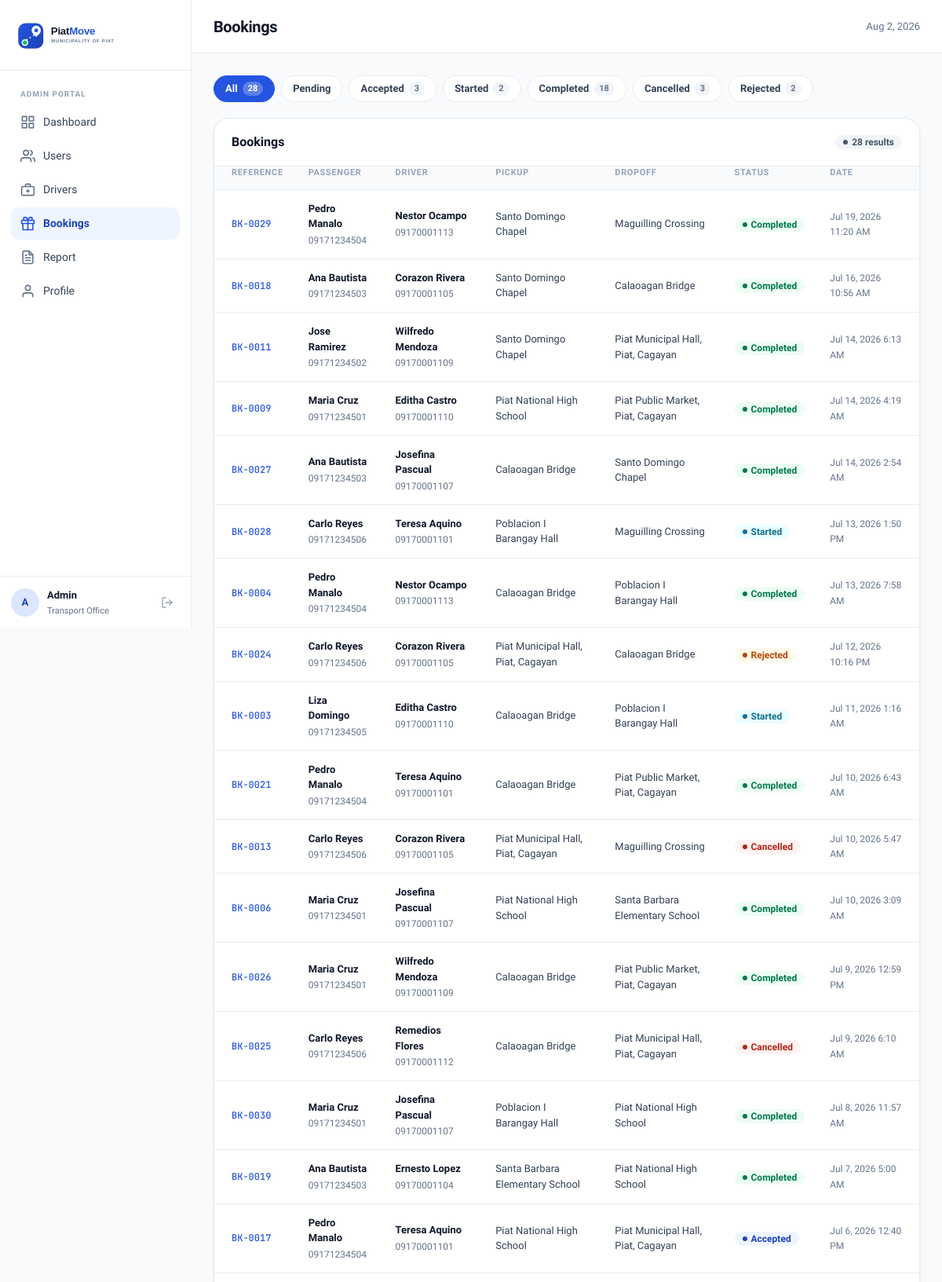
The page /bookings.php (signed in, upper part) on the database its author committed.
### tables this page shows
CREATE TABLE `bookings` (
  `id` int(10) UNSIGNED NOT NULL,
  `passenger_id` int(10) UNSIGNED NOT NULL,
  `driver_id` int(10) UNSIGNED DEFAULT NULL,
  `pickup_address` varchar(255) NOT NULL,
  `pickup_lat` decimal(10,7) NOT NULL,
  `pickup_lng` decimal(10,7) NOT NULL,
  `dropoff_address` varchar(255) NOT NULL,
  `dropoff_lat` decimal(10,7) NOT NULL,
  `dropoff_lng` decimal(10,7) NOT NULL,
  `status` enum('pending','accepted','rejected','started','completed','cancelled') NOT NULL DEFAULT 'pending',
  `fare` decimal(10,2) DEFAULT NULL,
  `created_at` timestamp NOT NULL DEFAULT current_timestamp(),
  `updated_at` timestamp NOT NULL DEFAULT current_timestamp() ON UPDATE current_timestamp()
);

CREATE TABLE `users` (
  `id` int(10) UNSIGNED NOT NULL,
  `name` varchar(100) NOT NULL,
  `email` varchar(150) NOT NULL,
  `password` varchar(255) NOT NULL,
  `phone` varchar(20) NOT NULL,
  `role` enum('passenger','driver') NOT NULL DEFAULT 'passenger',
  `status` enum('active','inactive') NOT NULL DEFAULT 'active',
  `created_at` timestamp NOT NULL DEFAULT current_timestamp(),
  `updated_at` timestamp NOT NULL DEFAULT current_timestamp() ON UPDATE current_timestamp()
);

### bookings.php (the view, shortened to what this page needs)
<?php
$db = get_db();
$filter  = $_GET['status'] ?? 'all';
$base_sql = "SELECT b.*,
                    p.name  AS passenger_name,
                    p.phone AS passenger_phone,
                    d.name  AS driver_name,
                    d.phone AS driver_phone
             FROM bookings b
             JOIN users p  ON p.id = b.passenger_id
             LEFT JOIN users d ON d.id = b.driver_id";
if ($filter !== 'all') {
    $stmt = $db->prepare($base_sql . " WHERE b.status = ? ORDER BY b.created_at DESC");
    $stmt->execute([$filter]);
} else {
    $stmt = $db->query($base_sql . " ORDER BY b.created_at DESC");
}
$bookings = $stmt->fetchAll();
$counts_raw = $db->query(
    "SELECT status, COUNT(*) AS cnt FROM bookings GROUP BY status"
)->fetchAll();
$counts = ['all' => 0];
foreach ($counts_raw as $r) {
    $counts[$r['status']] = (int)$r['cnt'];
    $counts['all'] += (int)$r['cnt'];
}
$badge_map = [
    'pending'   => 'neutral',
    'accepted'  => 'primary',
    'started'   => 'info',
    'completed' => 'success',
    'cancelled' => 'danger',
    'rejected'  => 'warning',
];
require_once __DIR__ . '/includes/header.php';
?>
<div style="display:flex;gap:8px;margin-bottom:20px;flex-wrap:wrap">
    <?php
    $tabs = ['all'=>'All','pending'=>'Pending','accepted'=>'Accepted','started'=>'Started','completed'=>'Completed','cancelled'=>'Cancelled','rejected'=>'Rejected'];
    foreach ($tabs as $key => $label):
        $cnt = $counts[$key] ?? 0;
    ?>
        <a href="?status=<?= $key ?>" class="filter-pill <?= $filter === $key ? 'active' : '' ?>">
            <?= $label ?>
            <?php if ($cnt > 0): ?>
                <span style="background:<?= $filter === $key ? 'rgba(255,255,255,.25)' : 'var(--gray-100)' ?>;color:<?= $filter === $key ? '#fff' : 'var(--text-muted)' ?>;padding:1px 7px;border-radius:var(--radius-pill);font-size:11px;font-weight:700">
                    <?= $cnt ?>
                </span>
            <?php endif; ?>
        </a>
    <?php endforeach; ?>
</div>
<div class="panel">
    <div class="panel-header">
        <span class="panel-title">Bookings</span>
        <span class="badge badge-neutral"><?= count($bookings) ?> results</span>
    </div>
    <div style="overflow-x:auto">
        <table class="data-table">
            <thead>
                <tr>
                    <th>Reference</th>
                    <th>Passenger</th>
                    <th>Driver</th>
                    <th>Pickup</th>
                    <th>Dropoff</th>
                    <th>Status</th>
                    <th>Date</th>
                </tr>
            </thead>
            <tbody>
                <?php foreach ($bookings as $b): ?>
                <tr>
                    <td><span class="cell-mono">BK-<?= str_pad($b['id'], 4, '0', STR_PAD_LEFT) ?></span></td>
                    <td>
                        <div class="cell-strong"><?= htmlspecialchars($b['passenger_name']) ?></div>
                        <div class="cell-sub"><?= htmlspecialchars($b['passenger_phone']) ?></div>
                    </td>
                    <td>
                        <?php if ($b['driver_name']): ?>
                            <div class="cell-strong"><?= htmlspecialchars($b['driver_name']) ?></div>
                            <div class="cell-sub"><?= htmlspecialchars($b['driver_phone']) ?></div>
                        <?php else: ?>
                            <span class="text-subtle">—</span>
                        <?php endif; ?>
                    </td>
                    <td style="max-width:180px">
                        <span style="font-size:13px;color:var(--text-body)"><?= htmlspecialchars($b['pickup_address']) ?></span>
                    </td>
                    <td style="max-width:180px">
                        <span style="font-size:13px;color:var(--text-body)"><?= htmlspecialchars($b['dropoff_address']) ?></span>
                    </td>
                    <td>
                        <?php
                        $cls = $badge_map[$b['status']] ?? 'neutral';
                        echo "<span class=\"badge badge-{$cls}\">" . ucfirst($b['status']) . "</span>";
                        ?>
                    </td>
                    <td><span class="text-muted" style="font-size:12px"><?= date('M j, Y g:i A', strtotime($b['created_at'])) ?></span></td>
                </tr>
                <?php endforeach; ?>
            </tbody>
        </table>
    </div>
</div>
<?php require_once __DIR__ . '/includes/footer.php'; ?>

### rows shown on the page
bookings: id "0029", passenger.name "Pedro Manalo", passenger.phone "09171234504", driver.name "Nestor Ocampo", driver.phone "09170001113", pickup_address "Santo Domingo Chapel", dropoff_address "Maguilling Crossing", status "Completed", created_at "Jul 19, 2026 11:20 AM"
bookings: id "0018", passenger.name "Ana Bautista", passenger.phone "09171234503", driver.name "Corazon Rivera", driver.phone "09170001105", pickup_address "Santo Domingo Chapel", dropoff_address "Calaoagan Bridge", status "Completed", created_at "Jul 16, 2026 10:56 AM"
bookings: id "0011", passenger.name "Jose Ramirez", passenger.phone "09171234502", driver.name "Wilfredo Mendoza", driver.phone "09170001109", pickup_address "Santo Domingo Chapel", dropoff_address "Piat Municipal Hall, Piat, Cagayan", status "Completed", created_at "Jul 14, 2026 6:13 AM"
bookings: id "0009", passenger.name "Maria Cruz", passenger.phone "09171234501", driver.name "Editha Castro", driver.phone "09170001110", pickup_address "Piat National High School", dropoff_address "Piat Public Market, Piat, Cagayan", status "Completed", created_at "Jul 14, 2026 4:19 AM"
bookings: id "0027", passenger.name "Ana Bautista", passenger.phone "09171234503", driver.name "Josefina Pascual", driver.phone "09170001107", pickup_address "Calaoagan Bridge", dropoff_address "Santo Domingo Chapel", status "Completed", created_at "Jul 14, 2026 2:54 AM"
bookings: id "0028", passenger.name "Carlo Reyes", passenger.phone "09171234506", driver.name "Teresa Aquino", driver.phone "09170001101", pickup_address "Poblacion I Barangay Hall", dropoff_address "Maguilling Crossing", status "Started", created_at "Jul 13, 2026 1:50 PM"
bookings: id "0004", passenger.name "Pedro Manalo", passenger.phone "09171234504", driver.name "Nestor Ocampo", driver.phone "09170001113", pickup_address "Calaoagan Bridge", dropoff_address "Poblacion I Barangay Hall", status "Completed", created_at "Jul 13, 2026 7:58 AM"
bookings: id "0024", passenger.name "Carlo Reyes", passenger.phone "09171234506", driver.name "Corazon Rivera", driver.phone "09170001105", pickup_address "Piat Municipal Hall, Piat, Cagayan", dropoff_address "Calaoagan Bridge", status "Rejected", created_at "Jul 12, 2026 10:16 PM"
bookings: id "0003", passenger.name "Liza Domingo", passenger.phone "09171234505", driver.name "Editha Castro", driver.phone "09170001110", pickup_address "Calaoagan Bridge", dropoff_address "Poblacion I Barangay Hall", status "Started", created_at "Jul 11, 2026 1:16 AM"
bookings: id "0021", passenger.name "Pedro Manalo", passenger.phone "09171234504", driver.name "Teresa Aquino", driver.phone "09170001101", pickup_address "Calaoagan Bridge", dropoff_address "Piat Public Market, Piat, Cagayan", status "Completed", created_at "Jul 10, 2026 6:43 AM"
bookings: id "0013", passenger.name "Carlo Reyes", passenger.phone "09171234506", driver.name "Corazon Rivera", driver.phone "09170001105", pickup_address "Piat Municipal Hall, Piat, Cagayan", dropoff_address "Maguilling Crossing", status "Cancelled", created_at "Jul 10, 2026 5:47 AM"
bookings: id "0006", passenger.name "Maria Cruz", passenger.phone "09171234501", driver.name "Josefina Pascual", driver.phone "09170001107", pickup_address "Piat National High School", dropoff_address "Santa Barbara Elementary School", status "Completed", created_at "Jul 10, 2026 3:09 AM"
bookings: id "0026", passenger.name "Maria Cruz", passenger.phone "09171234501", driver.name "Wilfredo Mendoza", driver.phone "09170001109", pickup_address "Calaoagan Bridge", dropoff_address "Piat Public Market, Piat, Cagayan", status "Completed", created_at "Jul 9, 2026 12:59 PM"
bookings: id "0025", passenger.name "Carlo Reyes", passenger.phone "09171234506", driver.name "Remedios Flores", driver.phone "09170001112", pickup_address "Calaoagan Bridge", dropoff_address "Piat Municipal Hall, Piat, Cagayan", status "Cancelled", created_at "Jul 9, 2026 6:10 AM"
bookings: id "0030", passenger.name "Maria Cruz", passenger.phone "09171234501", driver.name "Josefina Pascual", driver.phone "09170001107", pickup_address "Poblacion I Barangay Hall", dropoff_address "Piat National High School", status "Completed", created_at "Jul 8, 2026 11:57 AM"
bookings: id "0019", passenger.name "Ana Bautista", passenger.phone "09171234503", driver.name "Ernesto Lopez", driver.phone "09170001104", pickup_address "Santa Barbara Elementary School", dropoff_address "Piat National High School", status "Completed", created_at "Jul 7, 2026 5:00 AM"
bookings: id "0017", passenger.name "Pedro Manalo", passenger.phone "09171234504", driver.name "Teresa Aquino", driver.phone "09170001101", pickup_address "Piat National High School", dropoff_address "Piat Municipal Hall, Piat, Cagayan", status "Accepted", created_at "Jul 6, 2026 12:40 PM"

### other values the page prints
substr($_SESSION['admin_name'] ?? 'A', 0, 1) "A"
$_SESSION['admin_name'] "Admin"
$page_title "Bookings"
$label "All"
$cnt "28"
$label "Pending"
$label "Accepted"
$cnt "3"
$label "Started"
$cnt "2"
$label "Completed"
$cnt "18"
$label "Cancelled"
$label "Rejected"
count($bookings) "28"
